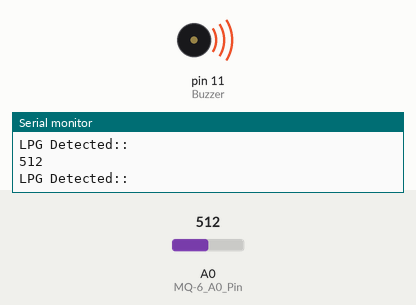
Recording of a sketch running on a simulated Arduino Uno, built with avr-gcc and run on an emulated ATmega328P. On the bench: buzzer (waves = sounding, pin HIGH), the last lines printed to the serial monitor. The inputs (shaded band) are chosen by the test bench; at power-on: A0 (MQ-6_A0_Pin) = 512.

Above: at 2.3 s.
2.4 s: A0 (MQ-6_A0_Pin) set to 419
4.5 s: A0 (MQ-6_A0_Pin) set to 385
At 5.0 s:
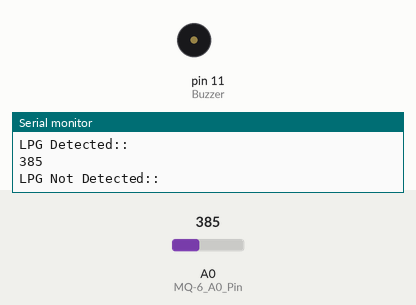
6.6 s: A0 (MQ-6_A0_Pin) set to 410
At 8.5 s:
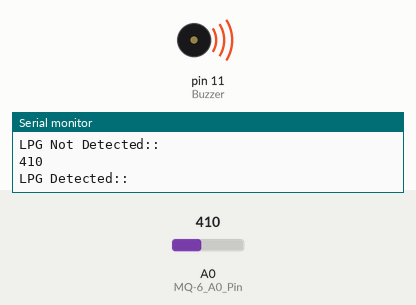
9.0 s: A0 (MQ-6_A0_Pin) set to 390
At 9.6 s:
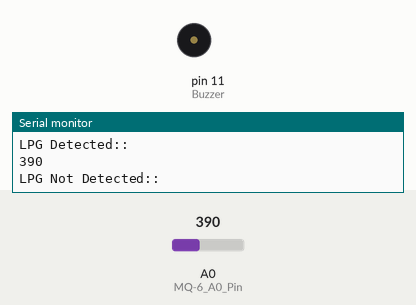
Timing chart, 0 to 12.0 s (numbered marks = the images above; inputs shaded):
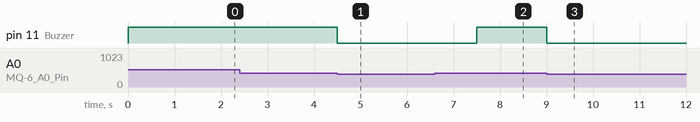

Measured:
- the behaviour switches between 401 and 400 on A0 (MQ-6_A0_Pin) (found by bisection; images 0 and 1)
- after the input at 4.5 s, pin 11 (Buzzer): HIGH → LOW at once
- after the input at 6.6 s, pin 11 (Buzzer): LOW → HIGH after 0.90 s
- after the input at 9.0 s, pin 11 (Buzzer): HIGH → LOW at once

The sketch:

Gas_leakage_Detection.ino
```cpp
#include "LiquidCrystal.h"
LiquidCrystal lcd(9,8,7,6,5,4);

int GAS_VAL = 0;

void setup()
{
  pinMode(A0, INPUT); // MQ-6 A0 Pin
  Serial.begin(9600);
  pinMode(11,OUTPUT); // Buzzer

}

void loop()
{
  GAS_VAL = analogRead(A0);
  Serial.println(GAS_VAL);

  if (GAS_VAL > 400)
  {
    Serial.println("LPG Detected::");
    digitalWrite(11,HIGH);
  }

  else
  {
    Serial.println("LPG Not Detected::");
    digitalWrite(11,LOW);
  }
  delay(1500);
}
```
